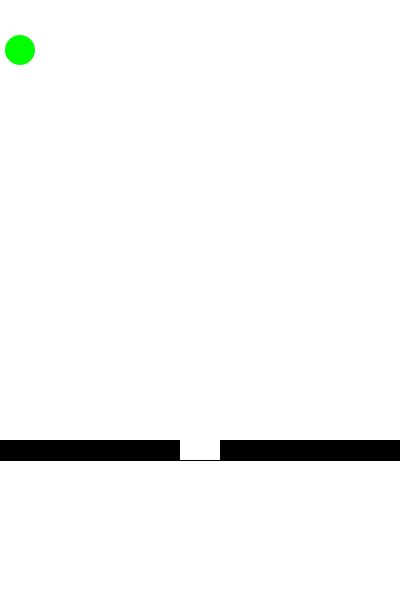
Frame 1 (no input)
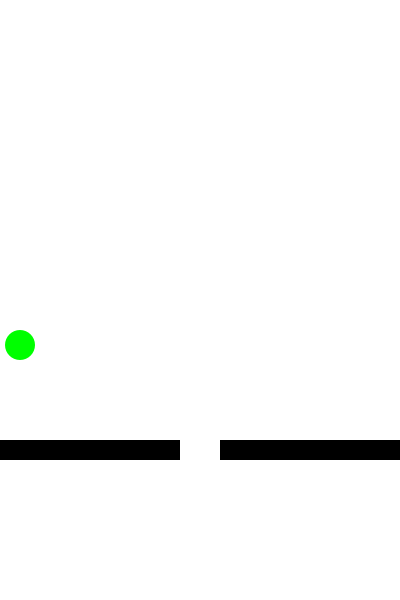
Frame 60 (the mouse pressed at the canvas centre just before this capture)
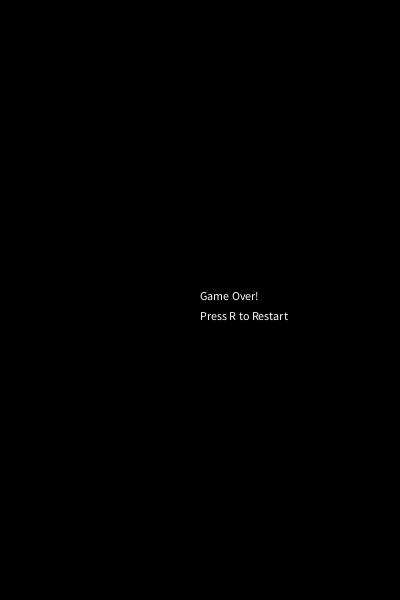
Frame 120 (the mouse held since frame 60 and released just before this capture)

The Processing sketch that drew these frames (run headless with seeded random() and noise(); from frame 60 on, the mouse is pressed at the canvas centre):

// Processing sketch: rectangle_catch_game
// ── rectangle_catch_game.pde

float boxX = 1;
float boxY = 1;
float boxHeight = 20;
float boxWidth = 40;
int dropSpeed = 5;
int speedControl = 4;
float dropHeight = 50; 
float randomX = 20;
float holeCenter = 1;
float leftEdgeOfHole = 1;
float rightEdgeOfHole = 1;
int gameOver = 0;

void setup()
{
 background(255);
 size(400,600);
 rectMode(CENTER);
 frameRate(60);
 
 // you've got to assign these in void setup() AFTER you've 
 // declared the size() of the canvas.
 boxX = width/2;
 boxY = height * 0.75;
}

void draw()
{
  
  if(gameOver == 0)
  {
  background(255);
  fill(0);
  rect(width/2, boxY, width, boxHeight);
  fill(255);
  noStroke();
  rect(boxX,boxY, boxWidth, boxHeight); 

 fill(0,255,0);
 
  if(keyCode == 39)
  {
    //keyCode = 36;
    background(255);
    fill(0);
    rect(width/2, boxY, width, boxHeight);
    noStroke();
    fill(255);
    rect(boxX,boxY, boxWidth, boxHeight);  
    boxX += speedControl;
  }
  
  // left arrow key press
  if(keyCode == 37)
  {
    //keyCode = 36;
    background(255);
    fill(0);
    rect(width/2, boxY, width, boxHeight);
    noStroke();
    fill(255);
    rect(boxX,boxY, boxWidth, boxHeight);  
    boxX -= speedControl;
  }
  
 if(boxX <= (0+boxWidth/2))
 {
  boxX = boxWidth/2; 
 }
 
 if(boxX >= (width-boxWidth/2))
 {
  boxX = width - boxWidth/2; 
 }
 
 if(dropHeight < height)
 {
   fill(0,255,0);
   ellipse(randomX, dropHeight, 30, 30);
   dropHeight += dropSpeed;
 }
 
 if(dropHeight >= height)
 {
   fill(0,255,0);
   randomX = random(0,width);
   dropHeight = 50;
   ellipse(randomX, dropHeight, 30, 30);
   dropHeight += dropSpeed;
 }
 
 if(dropHeight == boxY)
 {
   if(randomX < boxX - boxWidth/2 | randomX > boxX + width/2)
   {
    gameOver = 1; 
   }
 }
 

  }
  else
  {
      // calculations
    holeCenter = boxX;
    leftEdgeOfHole = boxX-boxWidth/2;
    rightEdgeOfHole = boxX+boxWidth/2;
    background(0);
    fill(255);
    text("Game Over!",width/2,height/2);
    text("Press R to Restart",width/2,height/2+20);
  }  
}

void keyPressed()
{
  if(key == 'r' | key == 'R')
  {
    gameOver=0;
    dropHeight = 50;
    randomX = random(0,width/2);
 }
  
}
